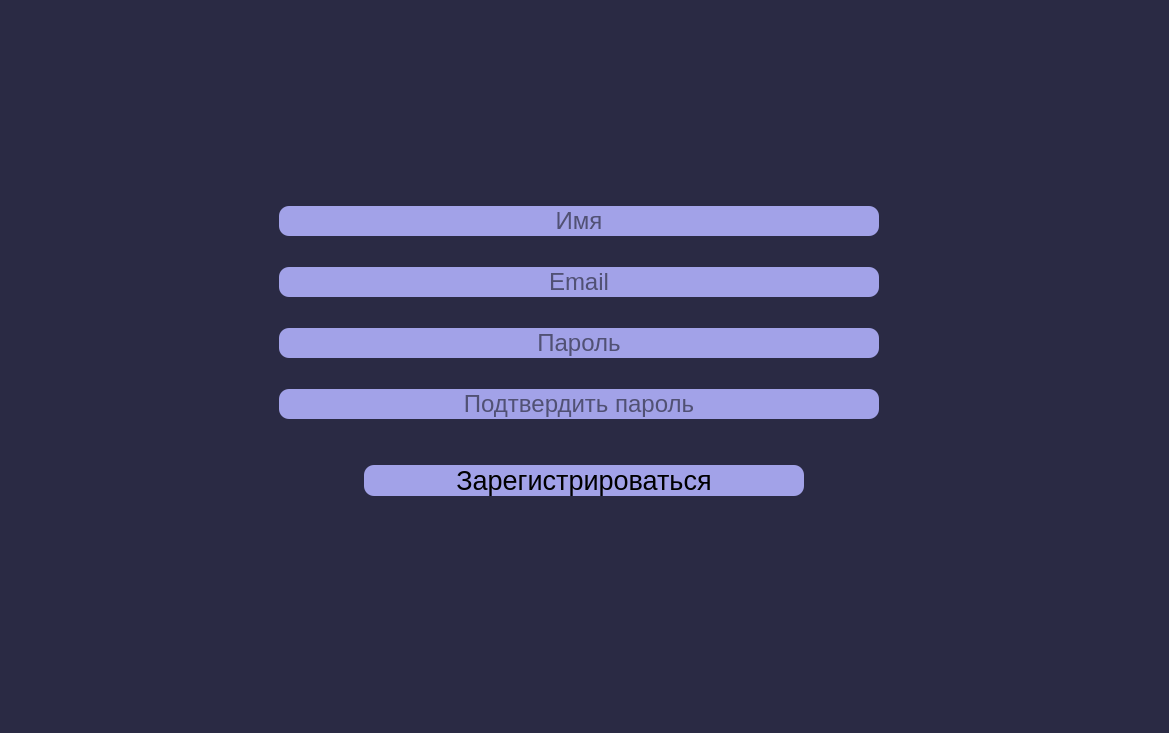
<?xml version="1.0" encoding="UTF-8"?>
<ui version="4.0">
 <class>MainWindow</class>
 <widget class="QMainWindow" name="MainWindow">
  <property name="geometry">
   <rect>
    <x>0</x>
    <y>0</y>
    <width>1169</width>
    <height>733</height>
   </rect>
  </property>
  <property name="windowTitle">
   <string>MainWindow</string>
  </property>
  <widget class="QWidget" name="centralwidget">
   <layout class="QGridLayout" name="gridLayout">
    <property name="leftMargin">
     <number>0</number>
    </property>
    <property name="topMargin">
     <number>0</number>
    </property>
    <property name="rightMargin">
     <number>0</number>
    </property>
    <property name="bottomMargin">
     <number>0</number>
    </property>
    <property name="spacing">
     <number>0</number>
    </property>
    <item row="0" column="0">
     <widget class="QFrame" name="Frame">
      <property name="maximumSize">
       <size>
        <width>16777215</width>
        <height>16777215</height>
       </size>
      </property>
      <property name="styleSheet">
       <string notr="true">background: #2A2A44;</string>
      </property>
      <layout class="QVBoxLayout" name="libraryLayout">
       <item>
        <widget class="QStackedWidget" name="stackedWidget">
         <property name="currentIndex">
          <number>1</number>
         </property>
         <widget class="QWidget" name="page">
          <widget class="QFrame" name="Frame_2">
           <property name="geometry">
            <rect>
             <x>-9</x>
             <y>-10</y>
             <width>1191</width>
             <height>721</height>
            </rect>
           </property>
           <property name="maximumSize">
            <size>
             <width>16777215</width>
             <height>16777215</height>
            </size>
           </property>
           <property name="styleSheet">
            <string notr="true">background: #2A2A44;</string>
           </property>
           <layout class="QVBoxLayout" name="libraryLayout_2">
            <property name="leftMargin">
             <number>0</number>
            </property>
            <property name="topMargin">
             <number>0</number>
            </property>
            <property name="rightMargin">
             <number>0</number>
            </property>
            <property name="bottomMargin">
             <number>0</number>
            </property>
            <item>
             <spacer name="verticalSpacer">
              <property name="orientation">
               <enum>Qt::Vertical</enum>
              </property>
              <property name="sizeHint" stdset="0">
               <size>
                <width>20</width>
                <height>40</height>
               </size>
              </property>
             </spacer>
            </item>
            <item>
             <layout class="QHBoxLayout" name="emailHorizontalLayout">
              <item>
               <widget class="QLineEdit" name="emailLineEdit">
                <property name="maximumSize">
                 <size>
                  <width>600</width>
                  <height>16777215</height>
                 </size>
                </property>
                <property name="font">
                 <font>
                  <pointsize>18</pointsize>
                 </font>
                </property>
                <property name="layoutDirection">
                 <enum>Qt::LeftToRight</enum>
                </property>
                <property name="styleSheet">
                 <string notr="true">background: #A2A2E8;
border-radius: 10px;
</string>
                </property>
                <property name="alignment">
                 <set>Qt::AlignCenter</set>
                </property>
                <property name="placeholderText">
                 <string>Email</string>
                </property>
               </widget>
              </item>
             </layout>
            </item>
            <item>
             <layout class="QHBoxLayout" name="passwordHorizontalLayout">
              <item>
               <widget class="QLineEdit" name="passwordLineEdit">
                <property name="maximumSize">
                 <size>
                  <width>600</width>
                  <height>16777215</height>
                 </size>
                </property>
                <property name="font">
                 <font>
                  <pointsize>18</pointsize>
                 </font>
                </property>
                <property name="styleSheet">
                 <string notr="true">background: #A2A2E8;
border-radius: 10px;
margin-top: 40px;</string>
                </property>
                <property name="echoMode">
                 <enum>QLineEdit::Password</enum>
                </property>
                <property name="alignment">
                 <set>Qt::AlignCenter</set>
                </property>
                <property name="placeholderText">
                 <string>Пароль</string>
                </property>
               </widget>
              </item>
             </layout>
            </item>
            <item>
             <layout class="QHBoxLayout" name="buttonHorizontalLayout">
              <item>
               <spacer name="horizontalSpacer">
                <property name="orientation">
                 <enum>Qt::Horizontal</enum>
                </property>
                <property name="sizeHint" stdset="0">
                 <size>
                  <width>40</width>
                  <height>20</height>
                 </size>
                </property>
               </spacer>
              </item>
              <item>
               <widget class="QPushButton" name="entrancePushButton">
                <property name="minimumSize">
                 <size>
                  <width>250</width>
                  <height>0</height>
                 </size>
                </property>
                <property name="maximumSize">
                 <size>
                  <width>300</width>
                  <height>16777215</height>
                 </size>
                </property>
                <property name="font">
                 <font>
                  <pointsize>18</pointsize>
                 </font>
                </property>
                <property name="styleSheet">
                 <string notr="true">background: #A2A2E8;
border-radius: 10px;
margin-top: 40px;
margin-right:10px;</string>
                </property>
                <property name="text">
                 <string>Войти</string>
                </property>
               </widget>
              </item>
              <item>
               <widget class="QPushButton" name="registrationPushButton">
                <property name="minimumSize">
                 <size>
                  <width>250</width>
                  <height>0</height>
                 </size>
                </property>
                <property name="maximumSize">
                 <size>
                  <width>300</width>
                  <height>16777215</height>
                 </size>
                </property>
                <property name="font">
                 <font>
                  <pointsize>18</pointsize>
                 </font>
                </property>
                <property name="styleSheet">
                 <string notr="true">background: #A2A2E8;
border-radius: 10px;
margin-top:40px;
margin-left:10px;</string>
                </property>
                <property name="text">
                 <string>Регистрация</string>
                </property>
               </widget>
              </item>
              <item>
               <spacer name="horizontalSpacer_2">
                <property name="orientation">
                 <enum>Qt::Horizontal</enum>
                </property>
                <property name="sizeHint" stdset="0">
                 <size>
                  <width>40</width>
                  <height>20</height>
                 </size>
                </property>
               </spacer>
              </item>
             </layout>
            </item>
            <item>
             <layout class="QHBoxLayout" name="messageHorizontalLayout">
              <item>
               <widget class="QLabel" name="messageLabel">
                <property name="maximumSize">
                 <size>
                  <width>600</width>
                  <height>16777215</height>
                 </size>
                </property>
                <property name="font">
                 <font>
                  <pointsize>11</pointsize>
                 </font>
                </property>
                <property name="styleSheet">
                 <string notr="true">color: rgb(255, 255, 255);
</string>
                </property>
                <property name="text">
                 <string/>
                </property>
                <property name="alignment">
                 <set>Qt::AlignCenter</set>
                </property>
               </widget>
              </item>
             </layout>
            </item>
            <item>
             <spacer name="verticalSpacer_2">
              <property name="orientation">
               <enum>Qt::Vertical</enum>
              </property>
              <property name="sizeHint" stdset="0">
               <size>
                <width>20</width>
                <height>40</height>
               </size>
              </property>
             </spacer>
            </item>
           </layout>
          </widget>
         </widget>
         <widget class="QWidget" name="page_2">
          <widget class="QFrame" name="Frame_3">
           <property name="geometry">
            <rect>
             <x>-10</x>
             <y>-10</y>
             <width>1161</width>
             <height>721</height>
            </rect>
           </property>
           <property name="maximumSize">
            <size>
             <width>16777215</width>
             <height>16777215</height>
            </size>
           </property>
           <property name="styleSheet">
            <string notr="true">QFrame {background: #2A2A44;}</string>
           </property>
           <layout class="QVBoxLayout" name="libraryLayout_3">
            <property name="leftMargin">
             <number>0</number>
            </property>
            <property name="topMargin">
             <number>0</number>
            </property>
            <property name="rightMargin">
             <number>0</number>
            </property>
            <property name="bottomMargin">
             <number>0</number>
            </property>
            <item>
             <layout class="QHBoxLayout" name="backHorizontalLayout">
              <item>
               <widget class="QLabel" name="backLabel">
                <property name="maximumSize">
                 <size>
                  <width>100</width>
                  <height>70</height>
                 </size>
                </property>
                <property name="styleSheet">
                 <string notr="true">margin-left: 10 px;</string>
                </property>
                <property name="text">
                 <string/>
                </property>
                <property name="pixmap">
                 <pixmap>Pic/стрелка назад для рег.jpg</pixmap>
                </property>
                <property name="scaledContents">
                 <bool>true</bool>
                </property>
               </widget>
              </item>
              <item>
               <spacer name="verticalSpacer_4">
                <property name="orientation">
                 <enum>Qt::Vertical</enum>
                </property>
                <property name="sizeHint" stdset="0">
                 <size>
                  <width>20</width>
                  <height>40</height>
                 </size>
                </property>
               </spacer>
              </item>
              <item>
               <widget class="QLabel" name="noneLabel">
                <property name="maximumSize">
                 <size>
                  <width>16777215</width>
                  <height>16777215</height>
                 </size>
                </property>
                <property name="text">
                 <string/>
                </property>
               </widget>
              </item>
             </layout>
            </item>
            <item>
             <layout class="QHBoxLayout" name="nameHorizontalLayout">
              <item>
               <widget class="QLineEdit" name="nameLineEdit">
                <property name="maximumSize">
                 <size>
                  <width>600</width>
                  <height>16777215</height>
                 </size>
                </property>
                <property name="font">
                 <font>
                  <pointsize>18</pointsize>
                 </font>
                </property>
                <property name="layoutDirection">
                 <enum>Qt::LeftToRight</enum>
                </property>
                <property name="styleSheet">
                 <string notr="true">background: #A2A2E8;
border-radius: 10px;
</string>
                </property>
                <property name="alignment">
                 <set>Qt::AlignCenter</set>
                </property>
                <property name="placeholderText">
                 <string>Имя</string>
                </property>
               </widget>
              </item>
             </layout>
            </item>
            <item>
             <layout class="QHBoxLayout" name="emailHorizontalLayout_2">
              <item>
               <widget class="QLineEdit" name="emailLineEdit_2">
                <property name="maximumSize">
                 <size>
                  <width>600</width>
                  <height>16777215</height>
                 </size>
                </property>
                <property name="font">
                 <font>
                  <pointsize>18</pointsize>
                 </font>
                </property>
                <property name="styleSheet">
                 <string notr="true">background: #A2A2E8;
border-radius: 10px;
margin-top: 25px;</string>
                </property>
                <property name="alignment">
                 <set>Qt::AlignCenter</set>
                </property>
                <property name="placeholderText">
                 <string>Email</string>
                </property>
               </widget>
              </item>
             </layout>
            </item>
            <item>
             <layout class="QHBoxLayout" name="passwordHorizontalLayout_2">
              <item>
               <widget class="QLineEdit" name="passwordLineEdit_2">
                <property name="minimumSize">
                 <size>
                  <width>0</width>
                  <height>0</height>
                 </size>
                </property>
                <property name="maximumSize">
                 <size>
                  <width>600</width>
                  <height>16777215</height>
                 </size>
                </property>
                <property name="font">
                 <font>
                  <pointsize>18</pointsize>
                 </font>
                </property>
                <property name="styleSheet">
                 <string notr="true">background: #A2A2E8;
border-radius: 10px;
margin-top: 25px;</string>
                </property>
                <property name="echoMode">
                 <enum>QLineEdit::Password</enum>
                </property>
                <property name="alignment">
                 <set>Qt::AlignCenter</set>
                </property>
                <property name="placeholderText">
                 <string>Пароль</string>
                </property>
               </widget>
              </item>
             </layout>
            </item>
            <item>
             <layout class="QHBoxLayout" name="password2HorizontalLayout">
              <item>
               <widget class="QLineEdit" name="passwordLineEdit_3">
                <property name="maximumSize">
                 <size>
                  <width>600</width>
                  <height>16777215</height>
                 </size>
                </property>
                <property name="font">
                 <font>
                  <pointsize>18</pointsize>
                 </font>
                </property>
                <property name="styleSheet">
                 <string notr="true">background: #A2A2E8;
border-radius: 10px;
margin-top: 25px;</string>
                </property>
                <property name="echoMode">
                 <enum>QLineEdit::Password</enum>
                </property>
                <property name="alignment">
                 <set>Qt::AlignCenter</set>
                </property>
                <property name="placeholderText">
                 <string>Подтвердить пароль</string>
                </property>
               </widget>
              </item>
             </layout>
            </item>
            <item>
             <layout class="QHBoxLayout" name="registrationHorizontalLayout">
              <item>
               <widget class="QPushButton" name="registrationPushButton_2">
                <property name="minimumSize">
                 <size>
                  <width>450</width>
                  <height>0</height>
                 </size>
                </property>
                <property name="maximumSize">
                 <size>
                  <width>300</width>
                  <height>16777215</height>
                 </size>
                </property>
                <property name="font">
                 <font>
                  <pointsize>20</pointsize>
                 </font>
                </property>
                <property name="styleSheet">
                 <string notr="true">background: #A2A2E8;
border-radius: 10px;
margin-top:40px;
margin-left:10px;</string>
                </property>
                <property name="text">
                 <string>Зарегистрироваться</string>
                </property>
               </widget>
              </item>
             </layout>
            </item>
            <item>
             <layout class="QHBoxLayout" name="messageHorizontalLayout_2">
              <item>
               <widget class="QLabel" name="messageLabel_2">
                <property name="maximumSize">
                 <size>
                  <width>600</width>
                  <height>16777215</height>
                 </size>
                </property>
                <property name="font">
                 <font>
                  <pointsize>11</pointsize>
                 </font>
                </property>
                <property name="styleSheet">
                 <string notr="true">color: rgb(255, 255, 255);
</string>
                </property>
                <property name="text">
                 <string/>
                </property>
                <property name="alignment">
                 <set>Qt::AlignCenter</set>
                </property>
               </widget>
              </item>
             </layout>
            </item>
            <item>
             <layout class="QHBoxLayout" name="horizontalLayout_14">
              <item>
               <spacer name="verticalSpacer_3">
                <property name="orientation">
                 <enum>Qt::Vertical</enum>
                </property>
                <property name="sizeHint" stdset="0">
                 <size>
                  <width>20</width>
                  <height>40</height>
                 </size>
                </property>
               </spacer>
              </item>
             </layout>
            </item>
           </layout>
          </widget>
         </widget>
        </widget>
       </item>
      </layout>
     </widget>
    </item>
   </layout>
  </widget>
 </widget>
 <resources/>
 <connections/>
</ui>
